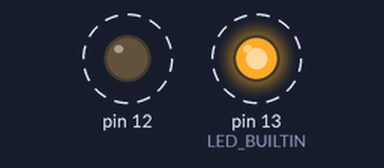
The sketch below on a simulated Arduino Uno, built with avr-gcc and run on an emulated ATmega328P. Parts: output pins drawn as LEDs (lit = HIGH). Dashed ring = blinking.

Above: at 0.5 s.
Timing chart, 0 to 4.6 s (numbered marks = the images above):
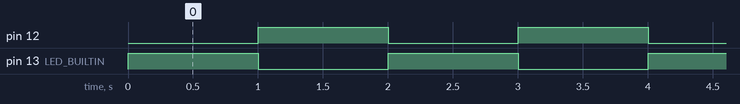

The sketch:

self_assignment_1_c1.ino
```cpp
// C++ code
//
void setup()
{
  pinMode(LED_BUILTIN, OUTPUT);
  pinMode(12, OUTPUT);
}

void loop()
{
  digitalWrite(LED_BUILTIN, HIGH);
  delay(1000); // Wait for 1000 millisecond(s)
  digitalWrite(13, LOW);
  digitalWrite(12, HIGH);
  delay(1000); // Wait for 1000 millisecond(s)
  digitalWrite(12, LOW);
}
```

Measured:
- by itself, pin 12, pin 13 (LED_BUILTIN): alternates HIGH for 1.0 s and LOW for 1.0 s
- by itself, everything shown: repeats every 2.0 s, in 3 steps
